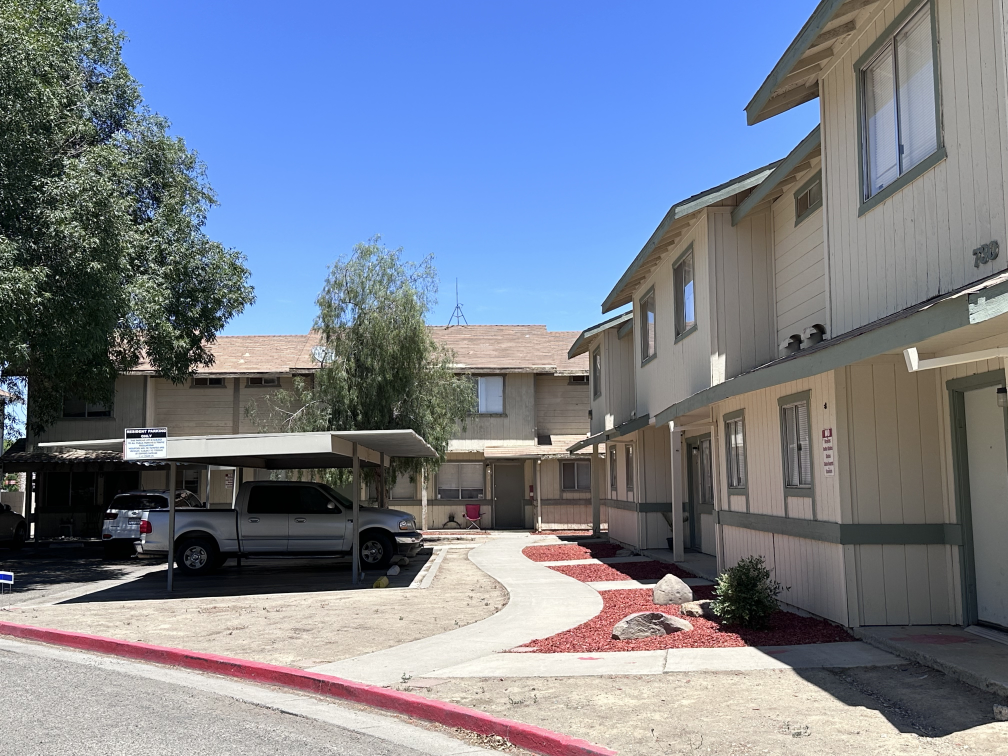
#> input picture images/730_750_Outside2.jpg, 4032 x 3024 px (shown at 1/4 size)
$ python design_rent_sign.py
#> lines starting #> are read from the running program, lines starting #| are printed output that depends on the picture
from PIL import Image, ImageDraw, ImageFont, ImageOps
import os

def create_for_rent_sign(output_path, banner_width_ft, banner_height_ft, dpi):
    """
    Designs and generates a high-resolution 'For Rent' sign for PepperTree Townhomes.
    """
#> called with output_path = 'images/for_rent_sign_8x4.jpg', banner_width_ft = 8, banner_height_ft = 4, dpi = 150
    print("--- For Rent Sign Designer ---")

    # --- 1. Configuration ---
    background_image_path = os.path.join("images", "730_750_Outside2.jpg")

    # Colors from the website's CSS for high contrast
    primary_color = "#2c5f2d"
    secondary_color = "#97be5a"
    white_color = "#ffffff"
    accent_color = "#ffc857" # Yellow for specials

    # Text Content
    main_headline = "FOR RENT"
    property_name = "PepperTree Townhomes"
    phone_number = "(555) 555-5555"
    special_offer = "MOVE-IN SPECIAL!"
    unit_types = "Spacious 2 & 3 Bedroom Homes"

    # --- 2. Calculate Dimensions & Create Base ---
    target_width_px = int(banner_width_ft * 12 * dpi)
    target_height_px = int(banner_height_ft * 12 * dpi)
    target_aspect_ratio = target_width_px / target_height_px

    print(f"Target: {target_width_px}px x {target_height_px}px at {dpi} DPI")

    try:
        background = Image.open(background_image_path)
#> background is the input picture: PIL image 4032x3024 RGB; mean R, G, B 120.2, 128.4, 144.3
        print(f"Opened background: {background_image_path}")
    except FileNotFoundError:
        print(f"ERROR: Background image not found. Using a solid color.")
        background = Image.new("RGB", (target_width_px, target_height_px), primary_color)

    # Crop and resize background to fit the banner dimensions
    background = ImageOps.fit(background, (target_width_px, target_height_px), method=Image.LANCZOS)
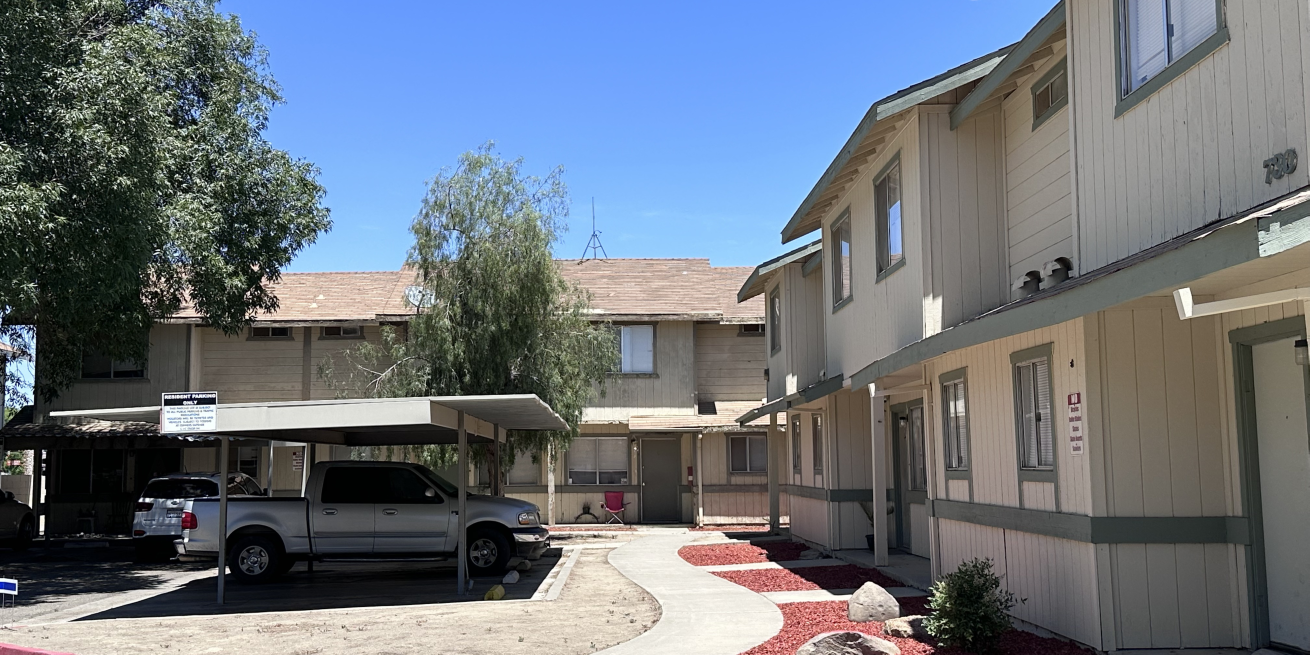
#> background: PIL image 14400x7200 RGB (shown at 1/11 size); mean R, G, B 107.7, 115.1, 124.1
    draw = ImageDraw.Draw(background, "RGBA")

    # --- 3. Add Overlays for Readability ---
    # Add a subtle darkening gradient to the whole image
    for i in range(target_height_px):
        alpha = int(50 + (i / target_height_px) * 100) # Gradient from ~20% to ~60% opacity
        draw.line([(0, i), (target_width_px, i)], fill=(0, 0, 0, alpha))

    # Add a solid bar at the bottom for the phone number
    bottom_bar_height = int(target_height_px * 0.25)
    draw.rectangle([(0, target_height_px - bottom_bar_height), (target_width_px, target_height_px)], fill=primary_color)

    # --- 4. Prepare Fonts ---
    try:
        # Using a bold, clear font like Arial Bold is best for signs
        font_path_bold = "arialbd.ttf"
        font_path_regular = "arial.ttf"
        font_headline = ImageFont.truetype(font_path_bold, int(target_height_px * 0.25))
        font_phone = ImageFont.truetype(font_path_bold, int(target_height_px * 0.15))
        font_special = ImageFont.truetype(font_path_bold, int(target_height_px * 0.1))
        font_details = ImageFont.truetype(font_path_regular, int(target_height_px * 0.06))
    except IOError:
        print("Arial font not found, using default.")
        # Fallback to default fonts with estimated sizes
        font_headline = ImageFont.load_default()
        font_phone = ImageFont.load_default()
        font_special = ImageFont.load_default()
        font_details = ImageFont.load_default()

    # --- 5. Draw Text Elements ---

    # Headline: "FOR RENT"
    headline_bbox = draw.textbbox((0, 0), main_headline, font=font_headline)
#> headline_bbox = (0, 335, 9115, 1696)
    headline_width = headline_bbox[2] - headline_bbox[0]
#> headline_width = 9115
    draw.text(
        ((target_width_px - headline_width) / 2, int(target_height_px * 0.05)),
        main_headline,
        font=font_headline,
        fill=white_color,
        stroke_width=6,
        stroke_fill=(0,0,0,100) # Subtle drop shadow
    )

    # Property Name
    details_bbox = draw.textbbox((0, 0), property_name, font=font_details)
#> details_bbox = (0, 73, 5072, 491)
    details_width = details_bbox[2] - details_bbox[0]
#> details_width = 5072
    draw.text(
        ((target_width_px - details_width) / 2, int(target_height_px * 0.35)),
        property_name,
        font=font_details,
        fill=secondary_color
    )

    # Unit Types
    details_bbox = draw.textbbox((0, 0), unit_types, font=font_details)
#> details_bbox = (0, 73, 6962, 491)
    details_width = details_bbox[2] - details_bbox[0]
#> details_width = 6962
    draw.text(
        ((target_width_px - details_width) / 2, int(target_height_px * 0.45)),
        unit_types,
        font=font_details,
        fill=white_color
    )

    # Special Offer
    special_bbox = draw.textbbox((0, 0), special_offer, font=font_special)
#> special_bbox = (0, 135, 6606, 679)
    special_width = special_bbox[2] - special_bbox[0]
#> special_width = 6606
    draw.text(
        ((target_width_px - special_width) / 2, int(target_height_px * 0.58)),
        special_offer,
        font=font_special,
        fill=accent_color
    )

    # Phone Number
    phone_bbox = draw.textbbox((0, 0), phone_number, font=font_phone)
#> phone_bbox = (0, 183, 8447, 1145)
    phone_width = phone_bbox[2] - phone_bbox[0]
#> phone_width = 8447
    phone_height = phone_bbox[3] - phone_bbox[1]
#> phone_height = 962
    draw.text(
        ((target_width_px - phone_width) / 2, target_height_px - bottom_bar_height / 2 - phone_height / 2),
        phone_number,
        font=font_phone,
        fill=white_color
    )

    # --- 6. Save the Final Image ---
    try:
        if background.mode == 'RGBA':
            background = background.convert('RGB')
#> (the run stopped early here; a loop or call above may not have finished)
